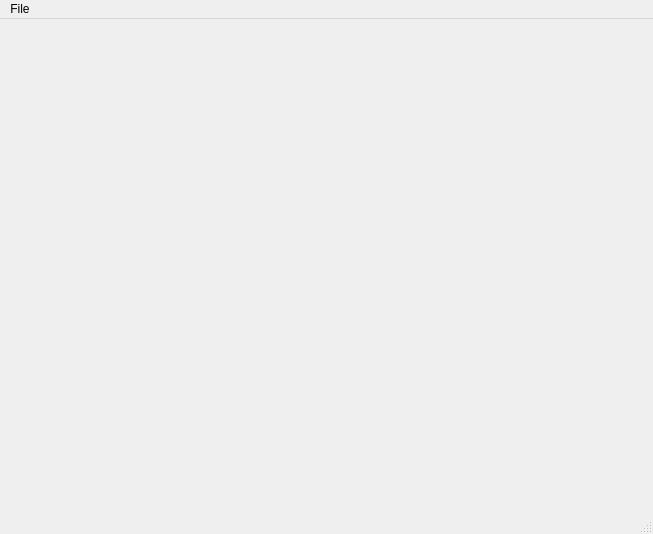
<?xml version="1.0" encoding="UTF-8"?>
<ui version="4.0">
 <class>MainWindow</class>
 <widget class="QMainWindow" name="MainWindow">
  <property name="geometry">
   <rect>
    <x>0</x>
    <y>0</y>
    <width>653</width>
    <height>534</height>
   </rect>
  </property>
  <property name="windowTitle">
   <string>MainWindow</string>
  </property>
  <widget class="QWidget" name="centralwidget">
   <widget class="QCaImagePlugin" name="qcaimageplugin">
    <property name="geometry">
     <rect>
      <x>32</x>
      <y>16</y>
      <width>621</width>
      <height>477</height>
     </rect>
    </property>
    <property name="imageVariable" stdset="0">
     <string>$(P):image1:ArrayData</string>
    </property>
    <property name="widthVariable" stdset="0">
     <string>$(P):cam1:ArraySizeX_RBV</string>
    </property>
    <property name="heightVariable" stdset="0">
     <string>$(P):cam1:ArraySizeY_RBV</string>
    </property>
    <property name="variableSubstitutions" stdset="0">
     <string>P=IMG</string>
    </property>
   </widget>
  </widget>
  <widget class="QMenuBar" name="menubar">
   <property name="geometry">
    <rect>
     <x>0</x>
     <y>0</y>
     <width>653</width>
     <height>20</height>
    </rect>
   </property>
   <widget class="QMenu" name="menuFile">
    <property name="title">
     <string>File</string>
    </property>
    <addaction name="actionQuit"/>
   </widget>
   <addaction name="menuFile"/>
  </widget>
  <widget class="QStatusBar" name="statusbar"/>
  <action name="actionQuit">
   <property name="text">
    <string>Quit</string>
   </property>
  </action>
 </widget>
 <customwidgets>
  <customwidget>
   <class>QCaImagePlugin</class>
   <extends>QFrame</extends>
   <header>QCaImagePlugin.h</header>
  </customwidget>
 </customwidgets>
 <resources/>
 <connections/>
</ui>
